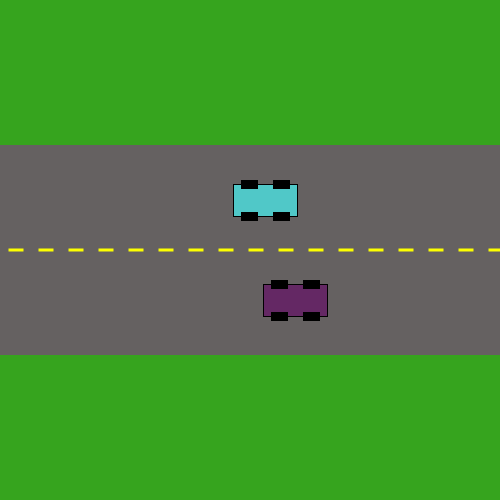
Frame 1 (no input)
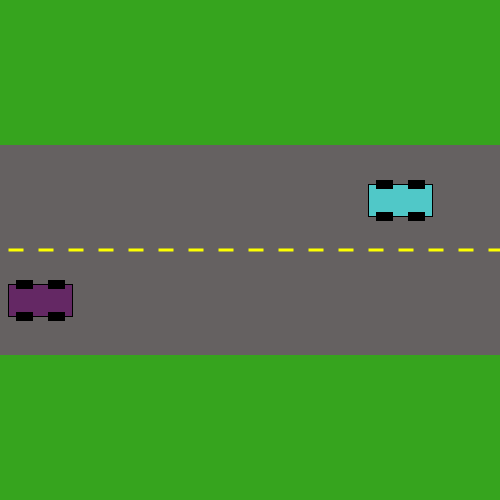
Frame 60 (the mouse pressed at the canvas centre just before this capture)
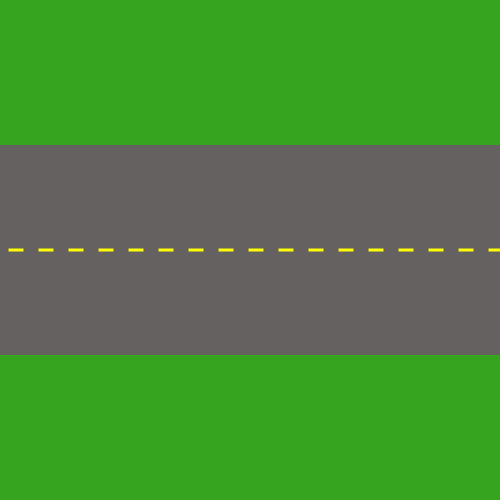
Frame 120 (the mouse held since frame 60 and released just before this capture)

The Processing sketch that drew these frames (run headless with seeded random() and noise(); from frame 60 on, the mouse is pressed at the canvas centre):

// Processing sketch: processing_22020
// ── processing_22020.pde

float x1= 280;  //x location
float y1=300; // y location
float x2= 280;  //x location
float y2=200; // y location
float speed = 15;
float speed2 = -15;


void setup() {
  frameRate (10); // set a slow framerate
  size (500, 500);
}
void draw () {
  background (101,97,97);
  move1 (); //create separate functions
  move2 (); //create separate functions
  bounce (); //create separate functions
  bounce2 (); //create separate functions
//  display();
  drawCar (x1, y1, 64, color (100, 40, 100)) ;
  drawCar (x2, y2, 64, color (80, 200, 200)) ;


  //lines punteadas in the top
  noStroke();
  fill (252,255,0);
  for(int h=16; h<=height; h+=30) {
    rect(h,250,15,3);
  }
  rectMode(CENTER);
  fill (54,164,30);
  rect(width/2,0,width,290);

  rect(width/2,500,width,290);
}


///////////////////////////////////////////////
void move1 () {
  x1 = x1 +speed; //add speed to y location
}

void move2 () {
  x2 = x2 +speed2; //add speed to y location
}

void bounce () {
  if ((x1>width+100) || (x1<-100)) {
    speed = speed * -1;
  }
}

void bounce2 () {
  if ((x2>width+100) || (x2<-100)) {
    speed2 = speed2 * -1;
  }
}
void display () {
  drawCar (x1, y1, 64, color (200, 200, 0)) ;
  drawCar (x2, y2, 64, color (200, 200, 0)) ;
}


void drawCar (float x, float y, float thesize, color c) {
  float offset = thesize/4; //position of wheels relative to car
  //draw main car body
  rectMode (CENTER);
  stroke (0);
  fill (c); // control the color with a variable
  rect (x, y, thesize, thesize/2);
  // draw four wheels relative to center
  fill(0);
  rect (x-offset, y-offset, offset, offset/2);
  rect (x+offset, y-offset, offset, offset/2);
  rect (x-offset, y+offset, offset, offset/2);
  rect (x+offset, y+offset, offset, offset/2);
}
